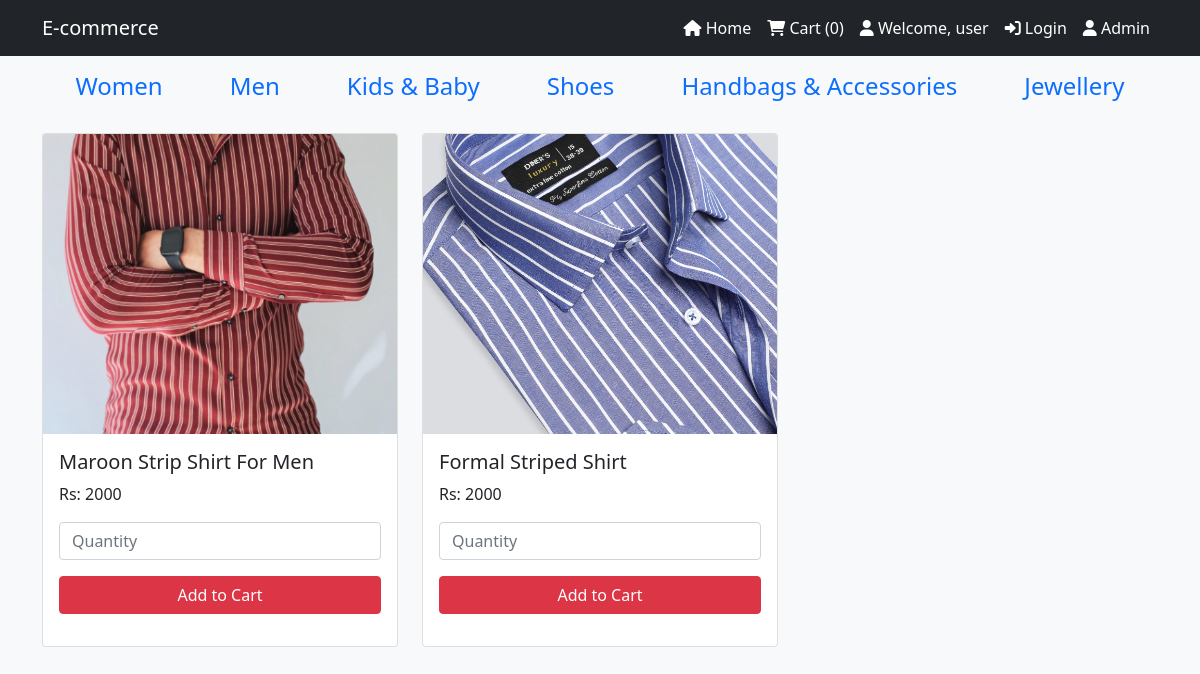
/user/men.php, run on the app's committed database.
### tables this page shows
CREATE TABLE `tblproduct` (
  `productid` int(11) NOT NULL,
  `productName` varchar(100) NOT NULL,
  `productPrice` varchar(100) NOT NULL,
  `productImage` varchar(200) NOT NULL,
  `productCategory` varchar(100) NOT NULL
);

### user/men.php (the view, shortened to what this page needs)
<?php
include("includes/header.php");
include("dbconn.php");
?>
<div class="container mt-4">
    <div class="row">
        <?php
        $select = mysqli_query($conn, "SELECT * FROM `tblproduct`");
        while ($row = mysqli_fetch_assoc($select)) {
          $category = $row['productCategory'];
          if($category == 'Men'){
        ?>
            <div class="col-sm-12 col-md-6 col-lg-4 mb-4">
                <div class="card">
                    <img src="../admin/<?php echo htmlspecialchars($row['productImage']); ?>" class="card-img-top" alt="<?php echo htmlspecialchars($row['productName']); ?>" style="height: 300px; object-fit: cover;">
                    <div class="card-body">
                        <h5 class="card-title"><?php echo htmlspecialchars($row['productName']); ?></h5>
                        <p class="card-text">Rs: <?php echo htmlspecialchars($row['productPrice']); ?></p>
                        <form action="addcart.php" method="POST">
                            <div class="mb-3">
                                <input type="number" name="productQuantity" min="1" max="10" placeholder="Quantity" class="form-control">
                            </div>
                            <input type="submit" class="btn btn-danger w-100" name="addCart" value="Add to Cart">
                        </form>
                    </div>
                </div>
            </div>
        <?php
        }
      }
        ?>
    </div>
</div>
<?php
include("includes/footer.php");
?>

### data on the page
tblproduct: productImage (picture), productName "Maroon Strip Shirt For Men", productPrice "2000"
tblproduct: productImage (picture), productName "Formal Striped Shirt", productPrice "2000"
